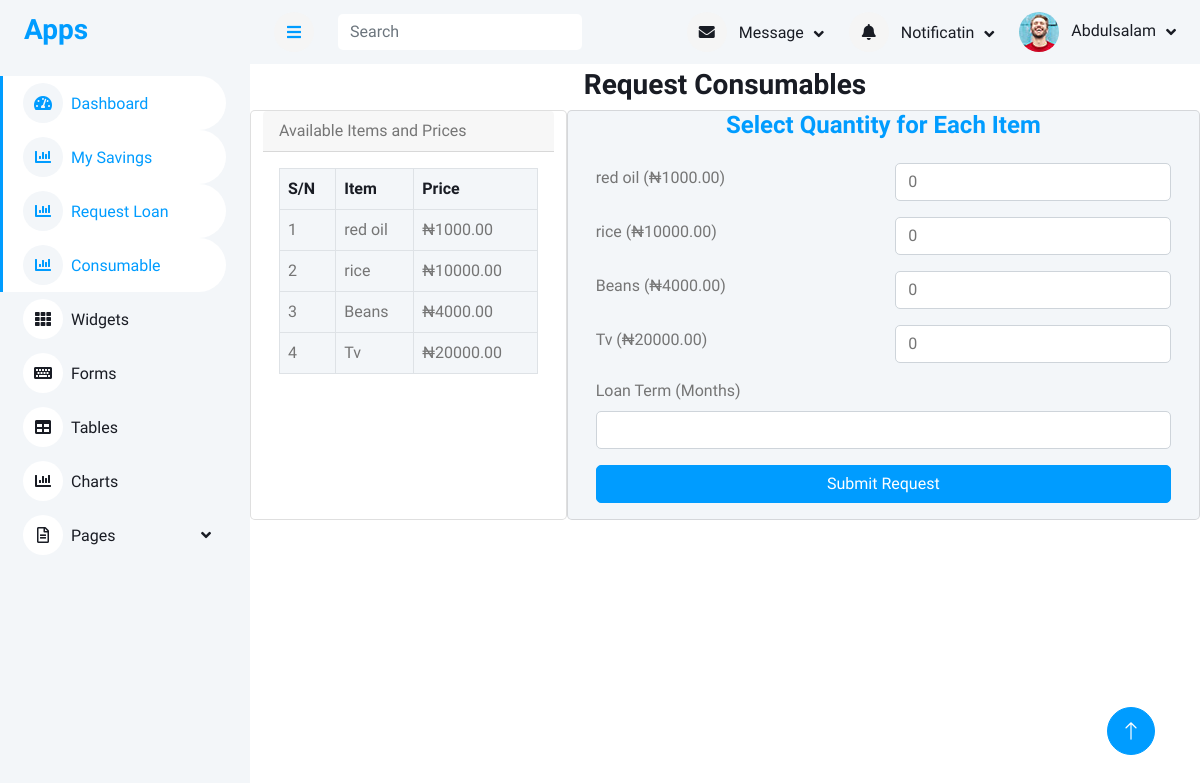
The app's page /member_request_consumable/ (signed in) with its own data.
### accounts/models.py (models this page shows, shortened)
class User(AbstractUser):
    first_name = models.CharField(max_length=100)
    last_name = models.CharField(max_length=100)
    other_name = models.CharField(max_length=100)
    date_of_birth = models.DateField(blank=True,null=True)
    username = models.CharField(max_length=100, unique=True)
    department = models.CharField(max_length=100)
    unit = models.CharField(max_length=100)
    gender = models.ForeignKey(Gender, on_delete=models.CASCADE, blank=True, null=True)
    group = models.ForeignKey(UserGroup, on_delete=models.CASCADE, blank=True, null=True)
    marital_status = models.ForeignKey(MaritalStatus,on_delete=models.SET_NULL, null=True, blank=True)
    religion = models.ForeignKey(Religion, on_delete=models.SET_NULL, null=True, blank=True,)
    passport = models.ImageField(upload_to='passport', blank=True, null=True)
    member_number = models.CharField(max_length=100)

### consumable/models.py (models this page shows, shortened)
class Item(models.Model):
    title = models.CharField(max_length=100)
    price = models.DecimalField(max_digits=10, decimal_places=2)
    available = models.BooleanField(default=True)

### memberapp/views.py (the view, shortened to what this page needs)
# urls.py: path('member_request_consumable/', views.member_request_consumable, name='member_request_consumable'),
@login_required
def member_request_consumable(request):
    settings = LoanSettings.objects.first()
    if not settings or not settings.allow_consumable_requests:
        messages.warning(request, "Consumable requests are currently not available. Check back later.")
        return redirect('disabled_requests_page')
    user = request.user
    items = Item.objects.filter(available=True)
    return render(request, 'consumables/member_request_consumable.html', {'items': items})

### templates/consumables/member_request_consumable.html (shortened to what this page needs)
{% extends 'base/base.html' %}
{% block content %}
<div class="container mt-1 col-md-12">
    <h3 class="text-center">Request Consumables</h3>
    <div class="row">
        <div class="card col-md-4">
            <div class="card-header">Available Items and Prices</div>
            <div class="card-body">
                <div class="table-responsive">
                    <table class="table text-start bg-light align-middle table-bordered table-hover mb-0">
                        <thead>
                            <tr class="text-dark">
                                <th scope="col">S/N</th>
                                <th scope="col">Item</th>
                                <th scope="col">Price</th>
                            </tr>
                        </thead>
                        <tbody>
                            {% for item in items %}
                            <tr>
                                <td>{{ forloop.counter }}</td>
                                <td>{{ item.title }}</td>
                                <td>₦{{ item.price }}</td>
                            </tr>
                            {% empty %}
                            <tr>
                                <td colspan="3" class="text-center">No items available</td>
                            </tr>
                            {% endfor %}
                        </tbody>
                    </table>
                </div>
            </div>
        </div>
        <div class="card bg-light col-md-8">
            <h4 class="text-center text-primary">Select Quantity for Each Item</h4>
            <div class="card-body">
                <form method="POST">
                    {% for item in items %}
                    <div class="row mb-3 align-items-center">
                        <div class="col-md-6">
                            <label class="form-label" for="quantity_{{ item.id }}">
                                {{ item.title }} (₦{{ item.price }})
                            </label>
                        </div>
                        <div class="col-md-6">
                            <input type="number" class="form-control" name="quantity_{{ item.id }}" id="quantity_{{ item.id }}"
                                   min="0" value="0" >
                        </div>
                    </div>
                    {% endfor %}
                    <div class="mb-3">
                        <label for="loan_term_months" class="form-label">Loan Term (Months)</label>
                        <input type="number" min="1" class="form-control" id="loan_term_months" name="loan_term_months" required>
                    </div>
                    <div class="d-grid">
                        <button type="submit" class="btn btn-primary">Submit Request</button>
                    </div>
                </form>
            </div>
        </div>
    </div>
</div>
{% endblock %}

### templates/include/navbar.html (shortened to what this page needs)
<nav class="navbar navbar-expand bg-light navbar-light sticky-top px-4 py-0">
    <a href="#" class="sidebar-toggler flex-shrink-0">
        <i class="fa fa-bars"></i>
    </a>
    <form method="get" action="{% url 'search_member' %}" class="d-none d-md-flex ms-4">
        <input class="form-control border-0" name="search_term" type="search" placeholder="Search">
    </form>
    <div class="navbar-nav align-items-center ms-auto">
        <div class="nav-item dropdown">
            <a href="#" class="nav-link dropdown-toggle" data-bs-toggle="dropdown">
                <i class="fa fa-envelope me-lg-2"></i>
                <span class="d-none d-lg-inline-flex">Message</span>
            </a>
        </div>
        <div class="nav-item dropdown">
            <a href="#" class="nav-link dropdown-toggle" data-bs-toggle="dropdown">
                <i class="fa fa-bell me-lg-2"></i>
                <span class="d-none d-lg-inline-flex">Notificatin</span>
            </a>
        </div>
        <div class="nav-item dropdown">
            <a href="#" class="nav-link dropdown-toggle" data-bs-toggle="dropdown">
                <img class="rounded-circle me-lg-2" src="/static/img/user.jpg" alt=""
                    style="width: 40px; height: 40px;">
                <span class="d-none d-lg-inline-flex">{{request.user.first_name}}</span>
            </a>
        </div>
    </div>
</nav>

### static/css/style.css (style rules this page uses)
:root { --primary: #009CFF; --light: #F3F6F9; --dark: #191C24; }
.btn { transition: .5s; }
.btn.btn-primary { color: #FFFFFF; }
.content .navbar .navbar-nav .nav-link { margin-left: 25px; padding: 12px 0; color: var(--dark); outline: none; }
.content .navbar .sidebar-toggler, .content .navbar .navbar-nav .nav-link i { width: 40px; height: 40px; display: inline-flex; align-items: center; justify-content: center; background: #f5f5f5; border-radius: 40px; }
.content .navbar .dropdown-toggle::after { margin-left: 6px; vertical-align: middle; border: none; content: "\f107"; font-family: "Font Awesome 5 Free"; font-weight: 900; transition: .5s; }

### records on screen
User: user.first_name "Abdulsalam"
Item: title "red oil", price "1000.00"
Item: title "rice", price "10000.00"
Item: title "Beans", price "4000.00"
Item: title "Tv", price "20000.00"
